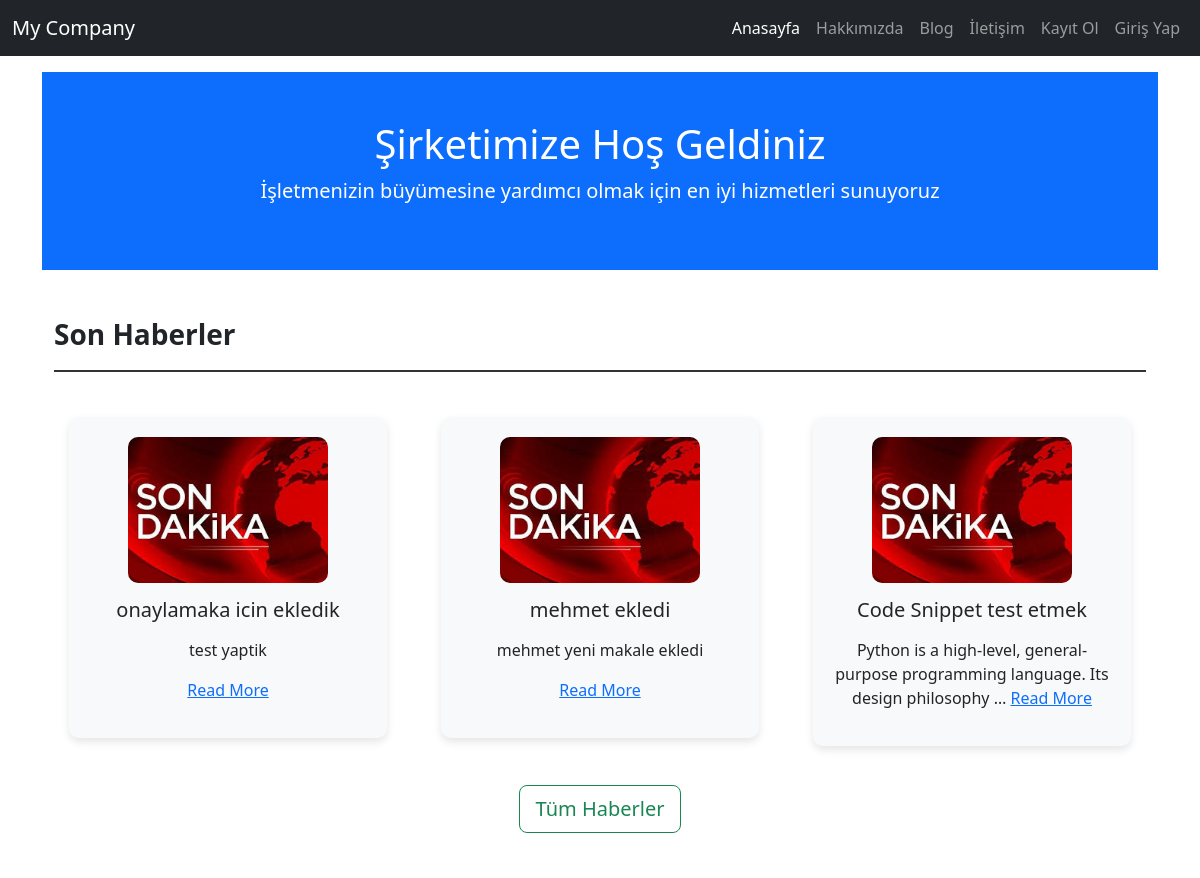
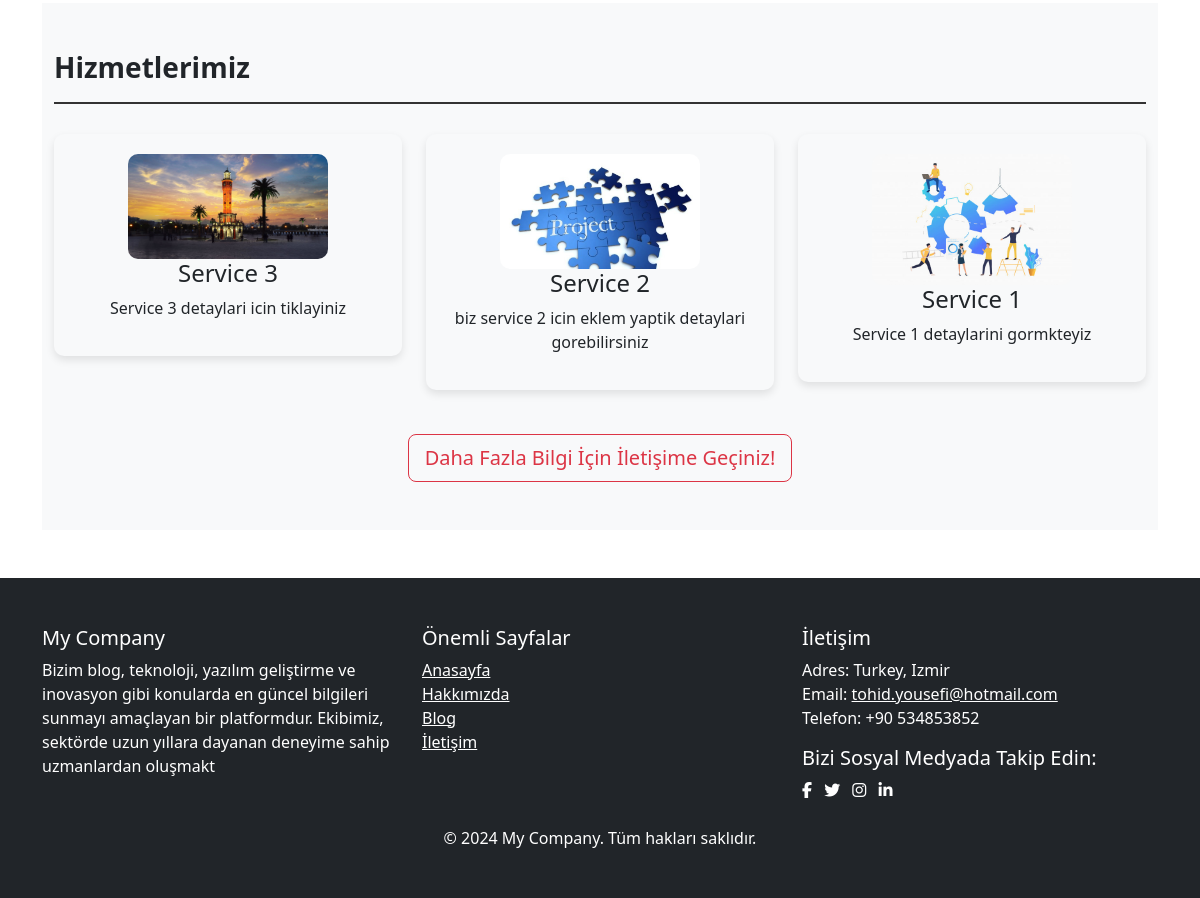
The page / on the database its author committed (2 pictures, top to bottom).
### blog/models.py (models this page shows, shortened)
class Article(models.Model):
    author = models.ForeignKey("auth.User", on_delete=models.CASCADE, verbose_name="Yazar")
    title = models.CharField(max_length=200, verbose_name="Başlık")
    content = RichTextField(verbose_name="İçerik")
    created_date = models.DateTimeField(auto_now_add=True, verbose_name="Oluşturma_Tarihi")
    article_img = models.FileField(blank=True, null=True, verbose_name="Makale Fotoğrafı")
    is_approved = models.BooleanField(default=False, verbose_name="Onaylı mı?")

class Service(models.Model):
    title = models.CharField(max_length=100, verbose_name="Başlık")
    description = models.TextField(verbose_name="Açıklama")
    created_date = models.DateTimeField(auto_now_add=True, verbose_name="Oluşturma Tarihi")
    service_img = models.ImageField(upload_to='service_images/', blank=True, null=True, verbose_name="Hizmet Fotoğrafı")

class FooterSettings(models.Model):
    description = models.TextField(verbose_name="Şirket Açıklaması", blank=True)
    address = models.CharField(max_length=255, verbose_name="Adres", blank=True)
    phone = models.CharField(max_length=20, verbose_name="Telefon", blank=True)
    email = models.EmailField(verbose_name="E-posta", blank=True)
    facebook = models.URLField(verbose_name="Facebook URL", blank=True, null=True)
    twitter = models.URLField(verbose_name="Twitter URL", blank=True, null=True)
    instagram = models.URLField(verbose_name="Instagram URL", blank=True, null=True)
    linkedin = models.URLField(verbose_name="LinkedIn URL", blank=True, null=True)

### blog/views.py (the view)
# urls.py: path("", views.index, name="index"),
def index(request):
    latest_articles = Article.objects.filter(is_approved=True).order_by('-created_date')[:3]
    services = Service.objects.all().order_by("-created_date")[:3]
    context = {
        'latest_articles': latest_articles,
        'services': services
    }
    return render(request, "index.html", context)

### blog/context_processors.py (called while the page is built)
def footer_settings(request):
    settings = FooterSettings.objects.first()
    return {'footer_settings': settings}

### templates/index.html (shortened to what this page needs)
{% extends "layout.html" %}
{% load static %}
{% block body %}
    <header class="bg-primary text-white text-center py-5">
        <h1>Şirketimize Hoş Geldiniz</h1>
        <p class="lead">İşletmenizin büyümesine yardımcı olmak için en iyi hizmetleri sunuyoruz</p>
    </header>
    <section class="py-5">
        <div class="container">
            <div class="section-title">
                <h2>Son Haberler</h2>
            </div>
            <div class="row">
                {% for article in latest_articles %}
                <div class="col-lg-4 col-md-6 mb-4">
                    <div class="news-item">
                        <a href="{% url 'blog:detail' article.id %}">
                            <img src="{% if article.article_img %}
                            {{ article.article_img.url }}
                            {% else %}
                                {% static 'images/image_news.jpg' %}
                            {% endif %}" alt="{{ article.title }}">
                        </a>
                        <h5>{{article.title}}</h5>
                        <p>{{article.content|safe|truncatewords:10}}
                            <a href="{% url 'blog:detail' article.id %}">Read More</a>
                        </p>
                    </div>
                </div>
                {% endfor %}
                <div class="text-center">
                    <a href="{% url 'blog:articles' %}" class="btn btn-outline-success btn-lg">Tüm Haberler</a>
                </div>
            </div>
        </div>
    </section>
    <section class="services-section bg-light py-5">
        <div class="container">
            <div class="section-title">
                <h2>Hizmetlerimiz</h2>
            </div>
            <div class="row">
                {% for service in services %}
                <div class="col-lg-4 col-md-6 mb-4">
                    <div class="service-item">
                            <img src="{% if service.service_img %}
                            {{ service.service_img.url }}
                            {% else %}
                                {% static 'service_images/service_img.jpeg' %}
                            {% endif %}" alt="{{ service.title }}">
                        <h4>{{ service.title }}</h4>
                        <p>{{ service.description }}</p>
                    </div>
                </div>
                {% endfor %}
                <div class="text-center">
                    <a href="{% url 'contact' %}" class="btn btn-outline-danger btn-lg">Daha Fazla Bilgi İçin İletişime Geçiniz!</a>
                </div>
            </div>
        </div>
    </section>
{% endblock body %}

### templates/layout.html (shortened to what this page needs)
<!DOCTYPE html>
{% load static %}
<html lang="en">
<head>
    <link rel="stylesheet" href="{% static 'css/style.css' %}">
    <link rel="stylesheet" href="{% static 'css/bootstrap.min.css' %}">
    <link rel="stylesheet" href="{% static 'css/all.min.css' %}" />
</head>
<body>
    {% include "includes/navbar.html" %}
    <div class="container mt-3">
        {% block body %}
        {% endblock body %}
    </div>
    {% include "includes/footer.html" %}
</body>
</html>

### templates/includes/navbar.html (shortened to what this page needs)
<nav class="navbar sticky-top navbar-expand-lg navbar-dark bg-dark">
    <div class="container-fluid">
      <a class="navbar-brand" href="{% url 'index' %}">My Company</a>
      <div class="collapse navbar-collapse" id="navbarNav">
        <ul class="navbar-nav ms-auto">
          <li class="nav-item">
            {% url 'index' as index_url %}
            <a class="nav-link {% if request.path == index_url %}active{% endif %}" href="{{index_url}}">Anasayfa</a>
          </li>
          <li class="nav-item">
            {% url 'about' as about_url %}
            <a class="nav-link {% if request.path == about_url %}active{% endif %}" href="{{about_url}}">Hakkımızda</a>
          </li>
          <li class="nav-item">
            {% url 'blog:articles' as blog_url %}
            <a class="nav-link {% if request.path == blog_url %}active{% endif %}" href="{{blog_url}}">Blog</a>
          </li>
          <li class="nav-item">
            {% url 'contact' as contact_url %}
            <a class="nav-link {% if request.path == contact_url %}active{% endif %}" href="{{contact_url}}">İletişim</a>
          </li>
          {% if request.user.is_authenticated %}
          <li class="nav-item">
            {% url 'blog:dashboard' as blog_dashborad_url %}
            <a class="nav-link {% if request.path == blog_dashborad_url %}active{% endif %}" href="{{blog_dashborad_url}}">Kontrol Panel</a>
          </li>
          <li class="nav-item">
            {% url 'user:logout' as logout_url %}
            <a class="nav-link {% if request.path == logout_url %}active{% endif %}" href="{{logout_url}}">Çıkış Yap</a>
          </li>
          <li class="nav-item">
            {% url 'user:profile' request.user.username as profile_url %}
            <a class="nav-link {% if request.path == profile_url %}active{% endif %}" href="{{profile_url}}">Profile</a>
          </li>
          {% else %}
          <li class="nav-item">
            {% url 'user:register' as register_url %}
            <a class="nav-link {% if request.path == register_url %}active{% endif %}" href="{{register_url}}">Kayıt Ol</a>
          </li>
          <li class="nav-item">
            {% url 'user:login' as login_url %}
            <a class="nav-link {% if request.path == login_url %}active{% endif %}" href="{{login_url}}">Giriş Yap</a>
          </li>
          {% endif %}
        </ul>
      </div>
    </div>
  </nav>

### templates/includes/footer.html (shortened to what this page needs)
<footer class="bg-dark text-white py-5 mt-5">
    <div class="container">
        <div class="row">
            <div class="col-md-4">
                <h5>My Company</h5>
                <p>{{ footer_settings.description }}</p>
            </div>
            <div class="col-md-4">
                <h5>Önemli Sayfalar</h5>
                <ul class="list-unstyled">
                    <li><a href="{% url 'index' %}" class="text-white">Anasayfa</a></li>
                    <li><a href="{% url 'about' %}" class="text-white">Hakkımızda</a></li>
                    <li><a href="{% url 'blog:articles' %}" class="text-white">Blog</a></li>
                    <li><a href="{% url 'contact' %}" class="text-white">İletişim</a></li>
                </ul>
            </div>
            <div class="col-md-4">
                <h5>İletişim</h5>
                <p>
                    Adres: {{footer_settings.address}} <br>
                    Email: <a href="mailto:{{footer_settings.email}}" class="text-white">{{footer_settings.email}}</a><br>
                    Telefon: {{footer_settings.phone}}
                </p>
                <div>
                    <h5>Bizi Sosyal Medyada Takip Edin:</h5>
                    {% if footer_settings.facebook %}
                    <a href="{{footer_settings.facebook}}" class="text-white me-2"><i class="fab fa-facebook-f"></i></a>
                    {% endif %}
                    {% if footer_settings.twitter %}
                    <a href="{{footer_settings.twitter}}" class="text-white me-2"><i class="fab fa-twitter"></i></a>
                    {% endif %}
                    {% if footer_settings.instagram %}
                    <a href="{{footer_settings.instagram}}" class="text-white me-2"><i class="fab fa-instagram"></i></a>
                    {% endif %}
                    {% if footer_settings.linkedin %}
                    <a href="{{footer_settings.instagram}}" class="text-white"><i class="fab fa-linkedin-in"></i></a>
                    {% endif %}
                </div>
            </div>
        </div>
        <div class="text-center mt-4">
            <p class="mb-0">&copy; 2024 My Company. Tüm hakları saklıdır.</p>
        </div>
    </div>
</footer>

### static/css/style.css (style rules this page uses)
.section-title { margin-bottom: 30px; border-bottom: 2px solid #333; padding-bottom: 10px; }
.section-title h2 { font-size: 28px; font-weight: bold; }
.service-item, .news-item { padding: 20px; background-color: #f8f9fa; border-radius: 10px; box-shadow: 0 4px 8px rgba(0, 0, 0, 0.1); text-align: center; margin-bottom: 20px; }
.service-item img, .news-item img { max-width: 200px; border-radius: 10px; }
.news-item { margin: 15px; }
.news-item h5 { margin-top: 15px; font-size: 20px; }
.news-item p { font-size: 16px; }

### rows shown on the page
Article: title "onaylamaka icin ekledik", content "test yaptik"
Article: title "mehmet ekledi", content "mehmet yeni makale ekledi"
Article: title "Code Snippet test etmek", content "Python is a high-level, general-purpose programming language. Its design philosophy …"
Service: service_img (picture), title "Service 3", description "Service 3 detaylari icin tiklayiniz"
Service: service_img (picture), title "Service 2", description "biz service 2 icin eklem yaptik detaylari gorebilirsiniz"
Service: service_img (picture), title "Service 1", description "Service 1 detaylarini gormkteyiz"
FooterSettings: description "Bizim blog, teknoloji, yazılım geliştirme ve inovasyon gibi konularda en güncel bilgileri sunmayı amaçlayan bir platformdur. Ekibimiz, sektörde uzun yıllara dayanan deneyime sahip uzmanlardan oluşmakt", address "Turkey, Izmir", email "tohid.yousefi@hotmail.com", phone "+90 534853852"
